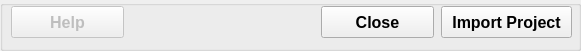
  <widget class="QGroupBox" name="groupBoxButtons">
   <property name="geometry">
    <rect>
     <x>16</x>
     <y>369</y>
     <width>581</width>
     <height>51</height>
    </rect>
   </property>
   <property name="title">
    <string/>
   </property>
   <widget class="QPushButton" name="pushButtonHelp">
    <property name="enabled">
     <bool>false</bool>
    </property>
    <property name="geometry">
     <rect>
      <x>11</x>
      <y>6</y>
      <width>113</width>
      <height>32</height>
     </rect>
    </property>
    <property name="font">
     <font>
      <family>Arial</family>
      <pointsize>12</pointsize>
      <weight>75</weight>
      <bold>true</bold>
     </font>
    </property>
    <property name="text">
     <string>Help</string>
    </property>
    <property name="autoDefault">
     <bool>false</bool>
    </property>
   </widget>
   <widget class="QPushButton" name="pushButtonClose">
    <property name="geometry">
     <rect>
      <x>321</x>
      <y>6</y>
      <width>113</width>
      <height>32</height>
     </rect>
    </property>
    <property name="font">
     <font>
      <family>Arial</family>
      <pointsize>12</pointsize>
      <weight>75</weight>
      <bold>true</bold>
     </font>
    </property>
    <property name="text">
     <string>Close</string>
    </property>
    <property name="autoDefault">
     <bool>false</bool>
    </property>
    <property name="default">
     <bool>false</bool>
    </property>
   </widget>
   <widget class="QPushButton" name="pushButtonImport">
    <property name="geometry">
     <rect>
      <x>441</x>
      <y>6</y>
      <width>131</width>
      <height>32</height>
     </rect>
    </property>
    <property name="font">
     <font>
      <family>Arial</family>
      <pointsize>12</pointsize>
      <weight>75</weight>
      <bold>true</bold>
     </font>
    </property>
    <property name="toolTip">
     <string/>
    </property>
    <property name="text">
     <string> Import Project </string>
    </property>
    <property name="autoDefault">
     <bool>false</bool>
    </property>
   </widget>
  </widget>
